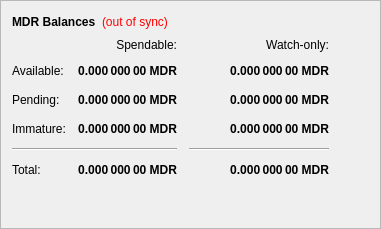
        <widget class="QFrame" name="frame">
         <property name="frameShape">
          <enum>QFrame::StyledPanel</enum>
         </property>
         <property name="frameShadow">
          <enum>QFrame::Raised</enum>
         </property>
         <layout class="QVBoxLayout" name="verticalLayout_4">
          <item>
           <layout class="QHBoxLayout" name="horizontalLayout_4">
            <item>
             <widget class="QLabel" name="label_5">
              <property name="font">
               <font>
                <weight>75</weight>
                <bold>true</bold>
               </font>
              </property>
              <property name="text">
               <string>MDR Balances</string>
              </property>
             </widget>
            </item>
            <item>
             <widget class="QLabel" name="labelWalletStatus">
              <property name="cursor">
               <cursorShape>WhatsThisCursor</cursorShape>
              </property>
              <property name="toolTip">
               <string>The displayed information may be out of date. Your wallet automatically synchronizes with the Midori network after a connection is established, but this process has not completed yet.</string>
              </property>
              <property name="styleSheet">
               <string notr="true">QLabel { color: red; }</string>
              </property>
              <property name="text">
               <string notr="true">(out of sync)</string>
              </property>
              <property name="alignment">
               <set>Qt::AlignLeading|Qt::AlignLeft|Qt::AlignVCenter</set>
              </property>
             </widget>
            </item>
            <item>
             <spacer name="horizontalSpacer_3">
              <property name="orientation">
               <enum>Qt::Horizontal</enum>
              </property>
              <property name="sizeHint" stdset="0">
               <size>
                <width>40</width>
                <height>20</height>
               </size>
              </property>
             </spacer>
            </item>
           </layout>
          </item>
          <item>
           <layout class="QGridLayout" name="gridLayout">
            <property name="spacing">
             <number>12</number>
            </property>
            <item row="2" column="2">
             <widget class="QLabel" name="labelWatchPending">
              <property name="font">
               <font>
                <weight>75</weight>
                <bold>true</bold>
               </font>
              </property>
              <property name="cursor">
               <cursorShape>IBeamCursor</cursorShape>
              </property>
              <property name="toolTip">
               <string>Unconfirmed transactions to watch-only addresses</string>
              </property>
              <property name="text">
               <string notr="true">0.000 000 00 MDR</string>
              </property>
              <property name="alignment">
               <set>Qt::AlignRight|Qt::AlignTrailing|Qt::AlignVCenter</set>
              </property>
              <property name="textInteractionFlags">
               <set>Qt::LinksAccessibleByMouse|Qt::TextSelectableByKeyboard|Qt::TextSelectableByMouse</set>
              </property>
             </widget>
            </item>
            <item row="2" column="1">
             <widget class="QLabel" name="labelUnconfirmed">
              <property name="font">
               <font>
                <weight>75</weight>
                <bold>true</bold>
               </font>
              </property>
              <property name="cursor">
               <cursorShape>IBeamCursor</cursorShape>
              </property>
              <property name="toolTip">
               <string>Total of transactions that have yet to be confirmed, and do not yet count toward the spendable balance</string>
              </property>
              <property name="text">
               <string notr="true">0.000 000 00 MDR</string>
              </property>
              <property name="alignment">
               <set>Qt::AlignRight|Qt::AlignTrailing|Qt::AlignVCenter</set>
              </property>
              <property name="textInteractionFlags">
               <set>Qt::LinksAccessibleByMouse|Qt::TextSelectableByKeyboard|Qt::TextSelectableByMouse</set>
              </property>
             </widget>
            </item>
            <item row="3" column="2">
             <widget class="QLabel" name="labelWatchImmature">
              <property name="font">
               <font>
                <weight>75</weight>
                <bold>true</bold>
               </font>
              </property>
              <property name="cursor">
               <cursorShape>IBeamCursor</cursorShape>
              </property>
              <property name="toolTip">
               <string>Staked or masternode rewards in watch-only addresses that has not yet matured</string>
              </property>
              <property name="text">
               <string notr="true">0.000 000 00 MDR</string>
              </property>
              <property name="alignment">
               <set>Qt::AlignRight|Qt::AlignTrailing|Qt::AlignVCenter</set>
              </property>
              <property name="textInteractionFlags">
               <set>Qt::LinksAccessibleByMouse|Qt::TextSelectableByKeyboard|Qt::TextSelectableByMouse</set>
              </property>
             </widget>
            </item>
            <item row="4" column="0" colspan="2">
             <widget class="Line" name="lineSpendableBalance">
              <property name="orientation">
               <enum>Qt::Horizontal</enum>
              </property>
             </widget>
            </item>
            <item row="4" column="2">
             <widget class="Line" name="lineWatchBalance">
              <property name="sizePolicy">
               <sizepolicy hsizetype="Preferred" vsizetype="Fixed">
                <horstretch>0</horstretch>
                <verstretch>0</verstretch>
               </sizepolicy>
              </property>
              <property name="minimumSize">
               <size>
                <width>140</width>
                <height>0</height>
               </size>
              </property>
              <property name="orientation">
               <enum>Qt::Horizontal</enum>
              </property>
             </widget>
            </item>
            <item row="5" column="0">
             <widget class="QLabel" name="labelTotalText">
              <property name="text">
               <string>Total:</string>
              </property>
             </widget>
            </item>
            <item row="3" column="1">
             <widget class="QLabel" name="labelImmature">
              <property name="font">
               <font>
                <weight>75</weight>
                <bold>true</bold>
               </font>
              </property>
              <property name="cursor">
               <cursorShape>IBeamCursor</cursorShape>
              </property>
              <property name="toolTip">
               <string>Staked or masternode rewards that has not yet matured</string>
              </property>
              <property name="text">
               <string notr="true">0.000 000 00 MDR</string>
              </property>
              <property name="alignment">
               <set>Qt::AlignRight|Qt::AlignTrailing|Qt::AlignVCenter</set>
              </property>
              <property name="textInteractionFlags">
               <set>Qt::LinksAccessibleByMouse|Qt::TextSelectableByKeyboard|Qt::TextSelectableByMouse</set>
              </property>
             </widget>
            </item>
            <item row="2" column="3">
             <spacer name="horizontalSpacer_2">
              <property name="orientation">
               <enum>Qt::Horizontal</enum>
              </property>
              <property name="sizeHint" stdset="0">
               <size>
                <width>40</width>
                <height>20</height>
               </size>
              </property>
             </spacer>
            </item>
            <item row="3" column="0">
             <widget class="QLabel" name="labelImmatureText">
              <property name="text">
               <string>Immature:</string>
              </property>
             </widget>
            </item>
            <item row="5" column="1">
             <widget class="QLabel" name="labelTotal">
              <property name="font">
               <font>
                <weight>75</weight>
                <bold>true</bold>
               </font>
              </property>
              <property name="cursor">
               <cursorShape>IBeamCursor</cursorShape>
              </property>
              <property name="toolTip">
               <string>Your current total balance</string>
              </property>
              <property name="text">
               <string notr="true">0.000 000 00 MDR</string>
              </property>
              <property name="alignment">
               <set>Qt::AlignRight|Qt::AlignTrailing|Qt::AlignVCenter</set>
              </property>
              <property name="textInteractionFlags">
               <set>Qt::LinksAccessibleByMouse|Qt::TextSelectableByKeyboard|Qt::TextSelectableByMouse</set>
              </property>
             </widget>
            </item>
            <item row="5" column="2">
             <widget class="QLabel" name="labelWatchTotal">
              <property name="font">
               <font>
                <weight>75</weight>
                <bold>true</bold>
               </font>
              </property>
              <property name="cursor">
               <cursorShape>IBeamCursor</cursorShape>
              </property>
              <property name="toolTip">
               <string>Current total balance in watch-only addresses</string>
              </property>
              <property name="text">
               <string notr="true">0.000 000 00 MDR</string>
              </property>
              <property name="alignment">
               <set>Qt::AlignRight|Qt::AlignTrailing|Qt::AlignVCenter</set>
              </property>
              <property name="textInteractionFlags">
               <set>Qt::LinksAccessibleByMouse|Qt::TextSelectableByKeyboard|Qt::TextSelectableByMouse</set>
              </property>
             </widget>
            </item>
            <item row="0" column="2">
             <widget class="QLabel" name="labelWatchonly">
              <property name="text">
               <string>Watch-only:</string>
              </property>
              <property name="alignment">
               <set>Qt::AlignRight|Qt::AlignTrailing|Qt::AlignVCenter</set>
              </property>
             </widget>
            </item>
            <item row="1" column="0">
             <widget class="QLabel" name="labelBalanceText">
              <property name="text">
               <string>Available:</string>
              </property>
             </widget>
            </item>
            <item row="1" column="1">
             <widget class="QLabel" name="labelBalance">
              <property name="font">
               <font>
                <weight>75</weight>
                <bold>true</bold>
               </font>
              </property>
              <property name="cursor">
               <cursorShape>IBeamCursor</cursorShape>
              </property>
              <property name="toolTip">
               <string>Your current spendable balance</string>
              </property>
              <property name="text">
               <string notr="true">0.000 000 00 MDR</string>
              </property>
              <property name="alignment">
               <set>Qt::AlignRight|Qt::AlignTrailing|Qt::AlignVCenter</set>
              </property>
              <property name="textInteractionFlags">
               <set>Qt::LinksAccessibleByMouse|Qt::TextSelectableByKeyboard|Qt::TextSelectableByMouse</set>
              </property>
             </widget>
            </item>
            <item row="1" column="2">
             <widget class="QLabel" name="labelWatchAvailable">
              <property name="font">
               <font>
                <weight>75</weight>
                <bold>true</bold>
               </font>
              </property>
              <property name="cursor">
               <cursorShape>IBeamCursor</cursorShape>
              </property>
              <property name="toolTip">
               <string>Your current balance in watch-only addresses</string>
              </property>
              <property name="text">
               <string notr="true">0.000 000 00 MDR</string>
              </property>
              <property name="alignment">
               <set>Qt::AlignRight|Qt::AlignTrailing|Qt::AlignVCenter</set>
              </property>
              <property name="textInteractionFlags">
               <set>Qt::LinksAccessibleByMouse|Qt::TextSelectableByKeyboard|Qt::TextSelectableByMouse</set>
              </property>
             </widget>
            </item>
            <item row="2" column="0">
             <widget class="QLabel" name="labelPendingText">
              <property name="text">
               <string>Pending:</string>
              </property>
             </widget>
            </item>
            <item row="0" column="1">
             <widget class="QLabel" name="labelSpendable">
              <property name="text">
               <string>Spendable:</string>
              </property>
              <property name="alignment">
               <set>Qt::AlignRight|Qt::AlignTrailing|Qt::AlignVCenter</set>
              </property>
             </widget>
            </item>
           </layout>
          </item>
          <item>
           <spacer name="verticalSpacer_4">
            <property name="orientation">
             <enum>Qt::Vertical</enum>
            </property>
            <property name="sizeHint" stdset="0">
             <size>
              <width>20</width>
              <height>40</height>
             </size>
            </property>
           </spacer>
          </item>
         </layout>
        </widget>
